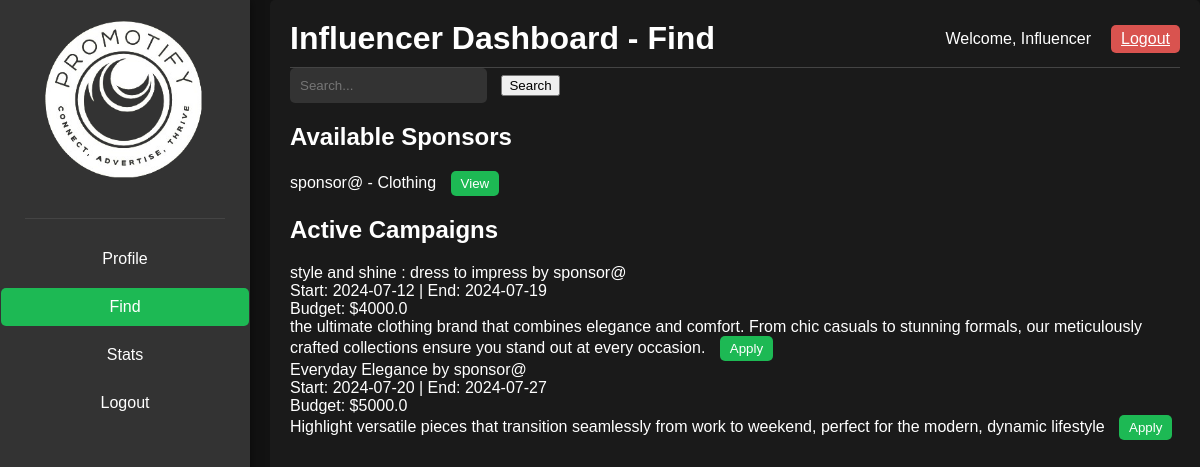
Page /ifind on the earlier database version.
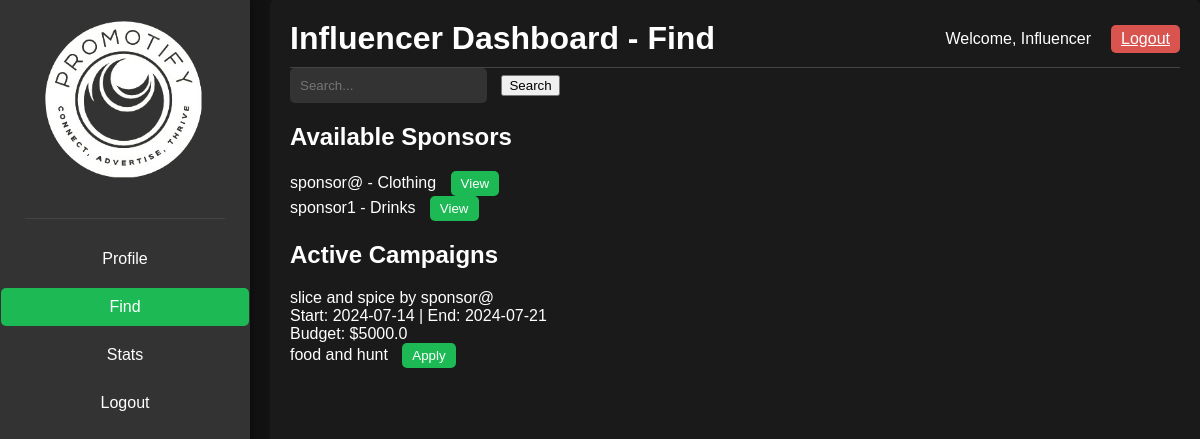
Same page on the later database version.
### main.py (models this page shows, shortened)
class Sponsor(db.Model):
    id = db.Column(db.Integer, primary_key=True)
    username = db.Column(db.String(150), unique=True, nullable=False)
    email = db.Column(db.String(150), unique=True, nullable=False)
    password = db.Column(db.String(150), nullable=False)
    industry = db.Column(db.String(150), nullable=False)

class Campaign(db.Model):
    id = db.Column(db.Integer, primary_key=True)
    sponsor_id = db.Column(db.Integer, db.ForeignKey('sponsor.id'), nullable=False)
    name = db.Column(db.String(150), nullable=False)
    description = db.Column(db.Text, nullable=True)
    start_date = db.Column(db.Date, nullable=False)
    end_date = db.Column(db.Date, nullable=False)
    budget = db.Column(db.Float, nullable=False)
    status = db.Column(db.String(50))
    sponsor = db.relationship('Sponsor', backref=db.backref('campaigns', lazy=True))
    influencers = db.relationship('Influencer', secondary='application',
                                  primaryjoin="and_(Campaign.id==Application.campaign_id, Application.status=='accepted')",
                                  backref=db.backref('accepted_campaigns', lazy='dynamic'))

### main.py (the view)
@app.route('/ifind')
def ifind():
    search_query = request.args.get('search', '')
    searched_sponsor = None
    searched_campaigns = None
    if search_query:
        searched_sponsor = Sponsor.query.filter_by(username=search_query).all()
        searched_campaigns = Campaign.query.filter(
            (Campaign.name.contains(search_query)) |
            (Campaign.sponsor.has(Sponsor.username.contains(search_query)))
        ).all()
    sponsors = Sponsor.query.all()
    campaigns = Campaign.query.filter(Campaign.end_date >= datetime.now().date()).all()
    return render_template('influ_find.html',
                           sponsors=sponsors,
                           campaigns=campaigns,
                           search_query=search_query,
                           searched_sponsor=searched_sponsor,
                           searched_campaigns=searched_campaigns)

### templates/influ_find.html (shortened to what this page needs)
<!DOCTYPE html>
<html lang="en">
<head>
    <link rel="stylesheet" type="text/css" href="{{ url_for('static', filename='css/ifind.css') }}">
</head>
<body>
    <div class="sidebar">
        <header>
            <div class="logo">
                <img src="{{ url_for('static', filename='images/promotify.png') }}" alt="Promotify Logo">
            </div>
        </header>
        <nav>
            <ul>
                <li><a href="{{ url_for('influ_dash') }}">Profile</a></li>
                <li><a href="{{ url_for('ifind') }}" class="active">Find</a></li>
                <li><a href="{{ url_for('influ_stats') }}">Stats</a></li>
                <li><a href="{{ url_for('influ_logout') }}">Logout</a></li>
            </ul>
        </nav>
    </div>
    <div class="main-content">
        <header>
            <h1>Influencer Dashboard - Find</h1>
            <div class="user-info">
                <span>Welcome, Influencer</span>
                <a href="{{ url_for('influ_logout') }}" class="logout-btn">Logout</a>
            </div>
        </header>
        <div class="search-container">
            <form method="get" action="{{ url_for('ifind') }}">
                <input type="text" name="search" placeholder="Search..." value="{{ search_query }}">
                <button type="submit">Search</button>
            </form>
        </div>
        <div class="results">
            {% if search_query %}
                <h2>Search Results for "{{ search_query }}"</h2>
                <h3>Sponsors</h3>
                {% if searched_sponsor %}
                    {% for sponsor in searched_sponsor %}
                    <div class="result-item">
                        <span>{{ sponsor.username }} - {{ sponsor.industry }}</span>
                        <button class="view-btn">View</button>
                    </div>
                    {% endfor %}
                {% else %}
                    <p>No sponsors found.</p>
                {% endif %}
                <h3>Campaigns</h3>
                {% if searched_campaigns %}
                    {% for campaign in searched_campaigns %}
                    <div class="result-item">
                        <span>
                            {{ campaign.name }} by {{ campaign.sponsor.username }}
                            <br>Start: {{ campaign.start_date }} | End: {{ campaign.end_date }}
                            <br>Budget: ${{ campaign.budget }}
                            <br>{{ campaign.description }}
                        </span>
                        <form action="{{ url_for('apply_campaign', campaign_id=campaign.id) }}" method="POST" style="display: inline;">
                            <button class="view-btn" type="submit">Apply</button>
                        </form>
                    </div>
                    {% endfor %}
                {% else %}
                    <p>No campaigns found.</p>
                {% endif %}
            {% else %}
                <h2>Available Sponsors</h2>
                {% for sponsor in sponsors %}
                <div class="result-item">
                    <span>{{ sponsor.username }} - {{ sponsor.industry }}</span>
                    <button class="view-btn">View</button>
                </div>
                {% endfor %}
                <h2>Active Campaigns</h2>
                {% for campaign in campaigns %}
                <div class="result-item">
                    <span>
                        {{ campaign.name }} by {{ campaign.sponsor.username }}
                        <br>Start: {{ campaign.start_date }} | End: {{ campaign.end_date }}
                        <br>Budget: ${{ campaign.budget }}
                        <br>{{ campaign.description }}
                    </span>
                    <form action="{{ url_for('apply_campaign', campaign_id=campaign.id) }}" method="POST" style="display: inline;">
                        <button class="view-btn" type="submit">Apply</button>
                    </form>
                </div>
                {% endfor %}
            {% endif %}
        </div>
    </div>
</body>
</html>

### static/css/ifind.css (style rules this page uses)
body { font-family: Arial, sans-serif; margin: 0; background-color: #121212; color: #ffffff; display: flex; height: 100vh; }
.sidebar { width: 250px; background-color: #333; box-shadow: 0 0 10px rgba(0, 0, 0, 0.5); position: fixed; height: 100%; padding-top: 20px; box-sizing: border-box; display: flex; flex-direction: column; align-items: center; }
.logo { width: 200px; margin: 0 auto 30px auto; display: flex; justify-content: center; }
.logo img { width: 200px; height: auto; }
.sidebar nav ul { list-style: none; padding: 0; }
.sidebar nav ul li { padding: 5px 0; text-align: center; }
.sidebar nav ul li a { text-decoration: none; color: #ffffff; padding: 10px 100px; display: block; border-radius: 5px; transition: background-color 0.3s; }
.sidebar nav ul li a:hover, .sidebar nav ul li a.active { background-color: #1db954; }
.main-content { margin-left: 270px; padding: 20px; background-color: #1a1a1a; border-radius: 5px; width: calc(100% - 270px); box-sizing: border-box; }
header { display: flex; justify-content: space-between; align-items: center; border-bottom: 1px solid #444; padding-bottom: 10px; }
header h1 { margin: 0; }
.user-info { display: flex; align-items: center; }
.user-info span { margin-right: 20px; }
.logout-btn { background-color: #d9534f; color: #ffffff; border: none; border-radius: 5px; padding: 5px 10px; cursor: pointer; }
.search-container { display: flex; margin-bottom: 20px; }
.search-container input { flex-grow: 1; padding: 10px; border: none; border-radius: 5px; margin-right: 10px; background-color: #333; color: #ffffff; }
.view-btn, .request-btn { background-color: #1db954; color: #ffffff; border: none; border-radius: 5px; padding: 5px 10px; margin-left: 10px; cursor: pointer; }

Differences in the rows shown:
removed Campaign: name "Everyday Elegance", sponsor.username "sponsor@", start_date "2024-07-20", end_date "2024-07-27", budget "5000.0", description "Highlight versatile pieces that transition seamlessly from work to weekend, perfect for the modern, dynamic lifestyle"
added Sponsor: username "sponsor1", industry "Drinks"
changed Campaign "sponsor@": name "style and shine : dress to impress" → "slice and spice"; start_date "2024-07-12" → "2024-07-14"; end_date "2024-07-19" → "2024-07-21"; budget "4000.0" → "5000.0"; description "the ultimate clothing brand that combines elegance and comfort. From chic casuals to stunning formals, our meticulously crafted collections ensure you stand out at every occasion." → "food and hunt"
